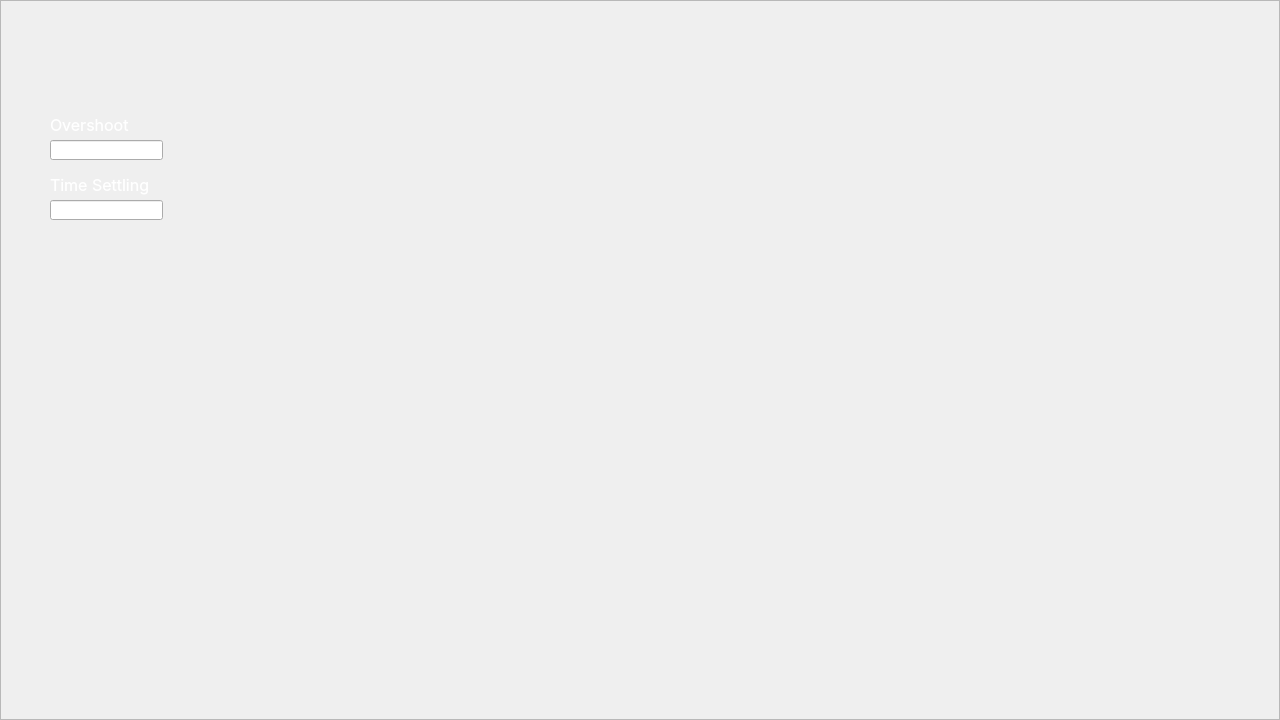
<?xml version="1.0" encoding="UTF-8"?>
<ui version="4.0">
 <class>MainWindow</class>
 <widget class="QMainWindow" name="MainWindow">
  <property name="geometry">
   <rect>
    <x>0</x>
    <y>0</y>
    <width>1280</width>
    <height>720</height>
   </rect>
  </property>
  <property name="minimumSize">
   <size>
    <width>1280</width>
    <height>720</height>
   </size>
  </property>
  <property name="maximumSize">
   <size>
    <width>1280</width>
    <height>720</height>
   </size>
  </property>
  <property name="windowTitle">
   <string>MainWindow</string>
  </property>
  <property name="styleSheet">
   <string notr="true"/>
  </property>
  <widget class="QWidget" name="centralwidget">
   <widget class="QPushButton" name="Refrensi">
    <property name="geometry">
     <rect>
      <x>50</x>
      <y>240</y>
      <width>120</width>
      <height>120</height>
     </rect>
    </property>
    <property name="cursor">
     <cursorShape>PointingHandCursor</cursorShape>
    </property>
    <property name="mouseTracking">
     <bool>true</bool>
    </property>
    <property name="styleSheet">
     <string notr="true">QPushButton {
    
	border-image: url(:/Main/Refrensi.png);
    border-radius: 10px;
    
}

QPushButton:hover {
    
}</string>
    </property>
    <property name="text">
     <string/>
    </property>
   </widget>
   <widget class="QPushButton" name="Controller">
    <property name="geometry">
     <rect>
      <x>410</x>
      <y>220</y>
      <width>250</width>
      <height>143</height>
     </rect>
    </property>
    <property name="cursor">
     <cursorShape>PointingHandCursor</cursorShape>
    </property>
    <property name="mouseTracking">
     <bool>true</bool>
    </property>
    <property name="styleSheet">
     <string notr="true">QPushButton {
    
	border-image: url(:/Main/PID.png);
    border-radius: 10px;
    
}

QPushButton:hover {
    
}</string>
    </property>
    <property name="text">
     <string/>
    </property>
   </widget>
   <widget class="QPushButton" name="Plant">
    <property name="geometry">
     <rect>
      <x>750</x>
      <y>230</y>
      <width>250</width>
      <height>143</height>
     </rect>
    </property>
    <property name="font">
     <font>
      <family>SF Pro Display</family>
      <pointsize>40</pointsize>
     </font>
    </property>
    <property name="cursor">
     <cursorShape>PointingHandCursor</cursorShape>
    </property>
    <property name="styleSheet">
     <string notr="true">QPushButton {
    
	border-image: url(:/Main/Plant.png);
    border-radius: 10px;
    
}

QPushButton:hover {
    
}</string>
    </property>
    <property name="text">
     <string/>
    </property>
   </widget>
   <widget class="QPushButton" name="scopeOutput">
    <property name="geometry">
     <rect>
      <x>1140</x>
      <y>250</y>
      <width>79</width>
      <height>100</height>
     </rect>
    </property>
    <property name="cursor">
     <cursorShape>PointingHandCursor</cursorShape>
    </property>
    <property name="styleSheet">
     <string notr="true">QPushButton {
    
	border-image: url(:/Main/Scope.png);
    border-radius: 10px;
    
}

QPushButton:hover {
    
}</string>
    </property>
    <property name="text">
     <string/>
    </property>
   </widget>
   <widget class="QPushButton" name="scopeController">
    <property name="geometry">
     <rect>
      <x>1140</x>
      <y>140</y>
      <width>79</width>
      <height>100</height>
     </rect>
    </property>
    <property name="cursor">
     <cursorShape>PointingHandCursor</cursorShape>
    </property>
    <property name="mouseTracking">
     <bool>true</bool>
    </property>
    <property name="styleSheet">
     <string notr="true">QPushButton {
    
	border-image: url(:/Main/Scope.png);
    border-radius: 10px;
    
}

QPushButton:hover {
    
}</string>
    </property>
    <property name="text">
     <string/>
    </property>
   </widget>
   <widget class="QFrame" name="frame">
    <property name="geometry">
     <rect>
      <x>0</x>
      <y>0</y>
      <width>1280</width>
      <height>720</height>
     </rect>
    </property>
    <property name="cursor">
     <cursorShape>IBeamCursor</cursorShape>
    </property>
    <property name="styleSheet">
     <string notr="true">border-image: url(:/Main/Background Baru.png);</string>
    </property>
    <property name="frameShape">
     <enum>QFrame::StyledPanel</enum>
    </property>
    <property name="frameShadow">
     <enum>QFrame::Raised</enum>
    </property>
    <widget class="QPushButton" name="runSim">
     <property name="geometry">
      <rect>
       <x>640</x>
       <y>550</y>
       <width>601</width>
       <height>71</height>
      </rect>
     </property>
     <property name="cursor">
      <cursorShape>PointingHandCursor</cursorShape>
     </property>
     <property name="styleSheet">
      <string notr="true">QPushButton {
    
	border-image: url(:/Main/Run Sim Button.png);
    border-radius: 10px;
    
}

QPushButton:hover {
    
}</string>
     </property>
     <property name="text">
      <string/>
     </property>
    </widget>
    <widget class="QPushButton" name="Submit">
     <property name="geometry">
      <rect>
       <x>20</x>
       <y>550</y>
       <width>601</width>
       <height>71</height>
      </rect>
     </property>
     <property name="cursor">
      <cursorShape>PointingHandCursor</cursorShape>
     </property>
     <property name="styleSheet">
      <string notr="true">QPushButton {
    border-image: url(:/Main/Submit Button.png);
    border-radius: 10px;
    
}

QPushButton:hover {
    
}</string>
     </property>
     <property name="text">
      <string/>
     </property>
    </widget>
   </widget>
   <widget class="QPushButton" name="scopeOutput_Diskrit">
    <property name="geometry">
     <rect>
      <x>1140</x>
      <y>360</y>
      <width>79</width>
      <height>100</height>
     </rect>
    </property>
    <property name="cursor">
     <cursorShape>PointingHandCursor</cursorShape>
    </property>
    <property name="styleSheet">
     <string notr="true">QPushButton {
    
	border-image: url(:/Main/Scope.png);
    border-radius: 10px;
    
}

QPushButton:hover {
    
}</string>
    </property>
    <property name="text">
     <string/>
    </property>
   </widget>
   <widget class="QLineEdit" name="Overshoot">
    <property name="geometry">
     <rect>
      <x>50</x>
      <y>140</y>
      <width>113</width>
      <height>20</height>
     </rect>
    </property>
    <property name="readOnly">
     <bool>true</bool>
    </property>
   </widget>
   <widget class="QLineEdit" name="TimeS">
    <property name="geometry">
     <rect>
      <x>50</x>
      <y>200</y>
      <width>113</width>
      <height>20</height>
     </rect>
    </property>
    <property name="readOnly">
     <bool>true</bool>
    </property>
   </widget>
   <widget class="QLabel" name="label_2">
    <property name="geometry">
     <rect>
      <x>50</x>
      <y>110</y>
      <width>111</width>
      <height>30</height>
     </rect>
    </property>
    <property name="font">
     <font>
      <family>SF Pro Display</family>
      <pointsize>12</pointsize>
     </font>
    </property>
    <property name="styleSheet">
     <string notr="true">color: rgb(255, 255, 255);</string>
    </property>
    <property name="text">
     <string>Overshoot</string>
    </property>
    <property name="alignment">
     <set>Qt::AlignLeading|Qt::AlignLeft|Qt::AlignVCenter</set>
    </property>
   </widget>
   <widget class="QLabel" name="label">
    <property name="geometry">
     <rect>
      <x>50</x>
      <y>170</y>
      <width>181</width>
      <height>30</height>
     </rect>
    </property>
    <property name="font">
     <font>
      <family>SF Pro Display</family>
      <pointsize>12</pointsize>
     </font>
    </property>
    <property name="styleSheet">
     <string notr="true">color: rgb(255, 255, 255);</string>
    </property>
    <property name="text">
     <string>Time Settling</string>
    </property>
    <property name="alignment">
     <set>Qt::AlignLeading|Qt::AlignLeft|Qt::AlignVCenter</set>
    </property>
   </widget>
   <zorder>frame</zorder>
   <zorder>Refrensi</zorder>
   <zorder>Controller</zorder>
   <zorder>Plant</zorder>
   <zorder>scopeOutput</zorder>
   <zorder>scopeController</zorder>
   <zorder>scopeOutput_Diskrit</zorder>
   <zorder>Overshoot</zorder>
   <zorder>TimeS</zorder>
   <zorder>label_2</zorder>
   <zorder>label</zorder>
  </widget>
 </widget>
 <resources>
  <include location="../Asset/Resource.qrc"/>
 </resources>
 <connections/>
</ui>
